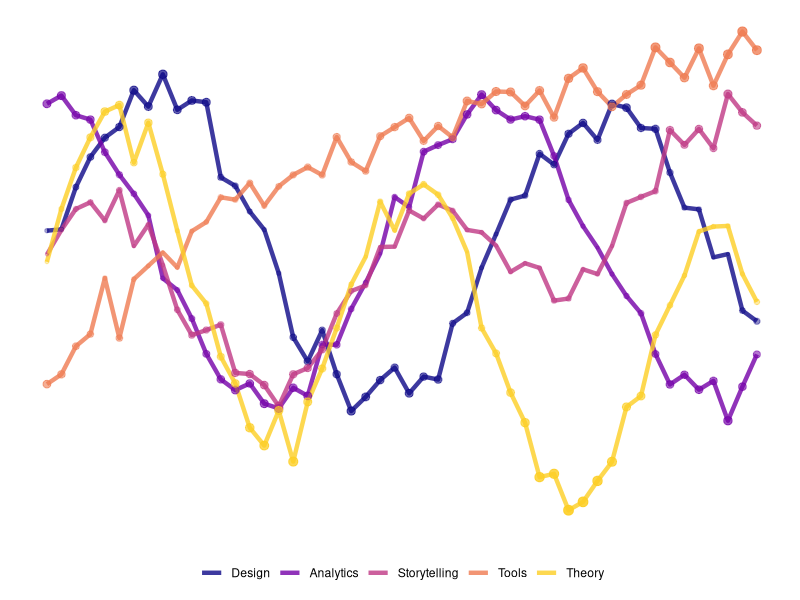

This chart was generated by the following R code:
## ---- chunk 1
#| echo: false
#| warning: false
#| message: false
#| fig-align: center
#| fig-width: 10
#| fig-height: 6 
#| eval: true

# Load required libraries
library(ggplot2)
library(dplyr)
library(tidyr)
library(viridis)

# Set seed for reproducibility
set.seed(42)

# Create sample data for visualization showcase
n <- 50
categories <- c("Design", "Analytics", "Storytelling", "Tools", "Theory")
data <- expand.grid(
  x = seq(0, 10, length.out = n),
  category = categories
) %>%
  mutate(
    y = case_when(
      category == "Design" ~ sin(x) + rnorm(n(), 0, 0.1),
      category == "Analytics" ~ cos(x) + rnorm(n(), 0, 0.1),
      category == "Storytelling" ~ sin(x/2) * cos(x) + rnorm(n(), 0, 0.1),
      category == "Tools" ~ log(x + 1) - 1 + rnorm(n(), 0, 0.1),
      category == "Theory" ~ -0.1 * x + sin(x * 1.5) + rnorm(n(), 0, 0.1)
    ),
    alpha = abs(y)
  )

# Create the visualization
ggplot(data, aes(x = x, y = y, color = category)) +
  geom_line(size = 1.5, alpha = 0.8) +
  geom_point(aes(size = abs(y), alpha = alpha), show.legend = FALSE) +
  scale_color_viridis_d(option = "plasma", end = 0.9) +
  scale_size_continuous(range = c(0.5, 3)) +
  scale_alpha_continuous(range = c(0.3, 0.9)) +
  theme_minimal() +
  theme(
    legend.position = "bottom",
    legend.title = element_blank(),
    axis.text = element_blank(),
    axis.title = element_blank(),
    panel.grid = element_blank(),
    plot.background = element_rect(fill = NA, color = NA),
    panel.background = element_rect(fill = NA, color = NA)
  ) +
  guides(color = guide_legend(nrow = 1))
